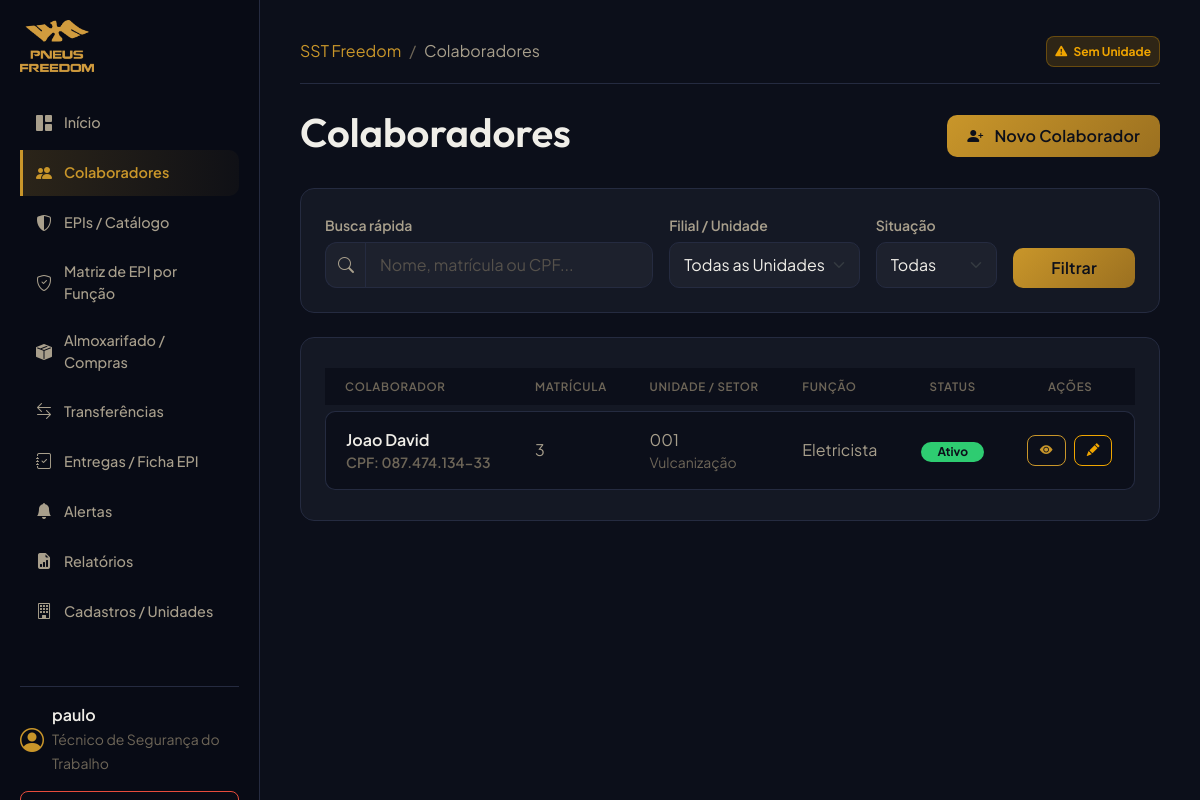
The page /employees/ (signed in) on the database as committed earlier.
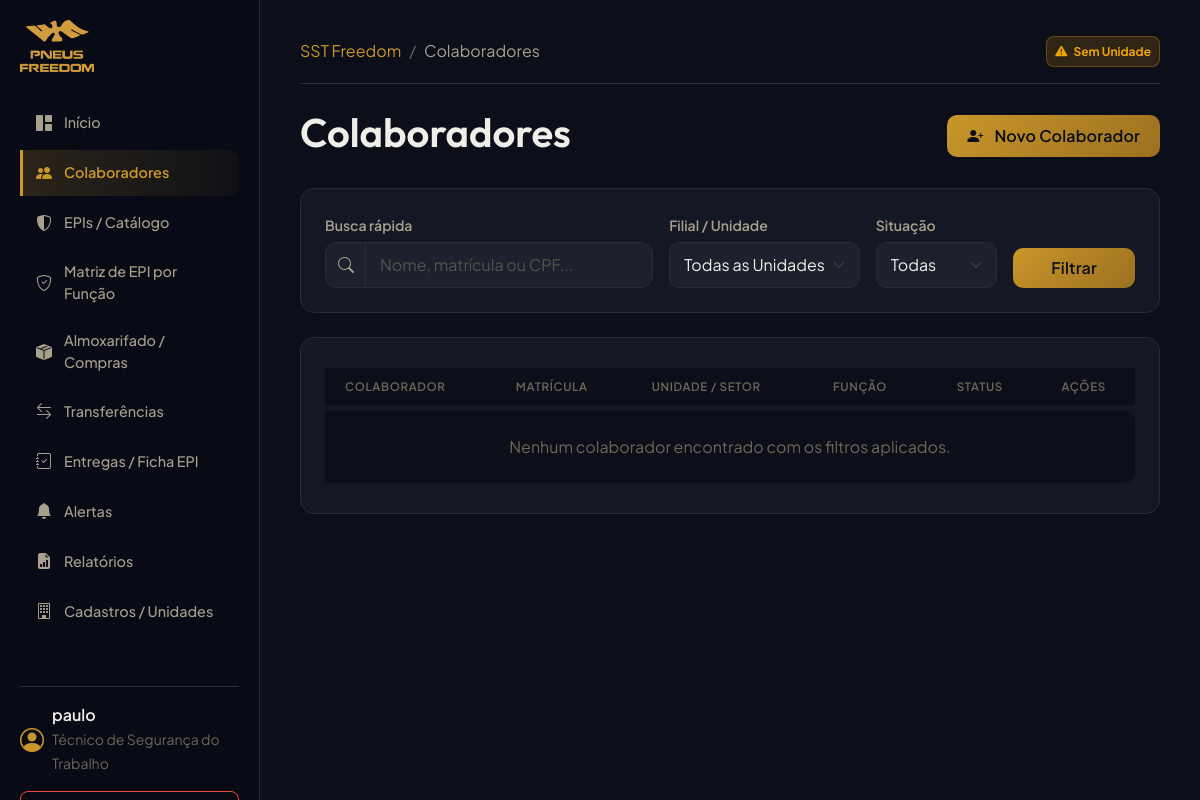
The same page on the database as committed later.
### employees/models.py (models this page shows, shortened)
class Employee(models.Model):
    SITUACAO_CHOICES = (
        ('ATIVO', 'Ativo'),
        ('AFASTADO', 'Afastado'),
        ('DESLIGADO', 'Desligado'),
    )
    TURNO_CHOICES = (
        ('TURNO_1', '1º Turno'),
        ('TURNO_2', '2º Turno'),
        ('TURNO_3', '3º Turno'),
        ('ADM', 'Administrativo'),
    )
    company = models.ForeignKey(Company, on_delete=models.PROTECT, related_name='employees', verbose_name="Empresa")
    unit = models.ForeignKey(Unit, on_delete=models.PROTECT, related_name='employees', verbose_name="Unidade")
    matricula = models.CharField(max_length=50, verbose_name="Matrícula")
    nome_completo = models.CharField(max_length=255, verbose_name="Nome Completo")
    cpf = models.CharField(max_length=14, unique=True, validators=[validate_cpf], verbose_name="CPF")
    funcao = models.ForeignKey(Function, on_delete=models.PROTECT, related_name='employees', verbose_name="Função/Cargo")
    setor = models.ForeignKey(Sector, on_delete=models.PROTECT, related_name='employees', verbose_name="Setor")
    centro_custo = models.ForeignKey(CostCenter, on_delete=models.PROTECT, related_name='employees', verbose_name="Centro de Custo")
    turno = models.CharField(max_length=20, choices=TURNO_CHOICES, default='ADM', verbose_name="Turno")
    data_admissao = models.DateField(verbose_name="Data de Admissão")
    situacao = models.CharField(max_length=20, choices=SITUACAO_CHOICES, default='ATIVO', verbose_name="Situação Cadastral")
    data_desligamento = models.DateField(blank=True, null=True, verbose_name="Data de Desligamento")
    telefone = models.CharField(max_length=20, blank=True, null=True, verbose_name="Telefone")
    email = models.EmailField(blank=True, null=True, verbose_name="E-mail")
    tamanho_camisa = models.CharField(max_length=10, blank=True, null=True, verbose_name="Tamanho da Camisa")
    tamanho_calca = models.CharField(max_length=10, blank=True, null=True, verbose_name="Tamanho da Calça")
    num_calcado = models.IntegerField(blank=True, null=True, verbose_name="Numeração do Calçado")
    tamanho_luva = models.CharField(max_length=10, blank=True, null=True, verbose_name="Tamanho da Luva")
    modelo_farda = models.CharField(max_length=100, blank=True, null=True, verbose_name="Modelo de Farda")
    observacoes = models.TextField(blank=True, null=True, verbose_name="Observações Operacionais")
    criado_por = models.ForeignKey(settings.AUTH_USER_MODEL, on_delete=models.SET_NULL, null=True, blank=True, related_name='created_employees', verbose_name="Criado por")
    criado_em = models.DateTimeField(auto_now_add=True, verbose_name="Criado em")
    atualizado_em = models.DateTimeField(auto_now=True, verbose_name="Atualizado em")
    class Meta:
        verbose_name = "Colaborador"
        verbose_name_plural = "Colaboradores"
        unique_together = ('company', 'matricula')

### organizations/models.py (models this page shows, shortened)
class Unit(models.Model):
    company = models.ForeignKey(Company, on_delete=models.PROTECT, related_name='units', verbose_name="Empresa")
    codigo = models.CharField(max_length=50, unique=True, verbose_name="Código da Unidade")
    nome = models.CharField(max_length=255, verbose_name="Nome da Unidade")
    cidade = models.CharField(max_length=100, verbose_name="Cidade")
    estado = models.CharField(max_length=2, verbose_name="UF")
    ativo = models.BooleanField(default=True, verbose_name="Ativo")
    class Meta:
        verbose_name = "Unidade"
        verbose_name_plural = "Unidades"

class Sector(models.Model):
    unit = models.ForeignKey(Unit, on_delete=models.PROTECT, related_name='sectors', verbose_name="Unidade")
    nome = models.CharField(max_length=255, verbose_name="Nome do Setor")
    codigo = models.CharField(max_length=50, blank=True, null=True, verbose_name="Código do Setor")
    ativo = models.BooleanField(default=True, verbose_name="Ativo")
    class Meta:
        verbose_name = "Setor"
        verbose_name_plural = "Setores"
        unique_together = ('unit', 'nome')

class Function(models.Model):
    company = models.ForeignKey(Company, on_delete=models.PROTECT, related_name='functions', verbose_name="Empresa")
    nome = models.CharField(max_length=255, verbose_name="Nome da Função/Cargo")
    descricao = models.TextField(blank=True, null=True, verbose_name="Descrição")
    ativo = models.BooleanField(default=True, verbose_name="Ativo")
    class Meta:
        verbose_name = "Função/Cargo"
        verbose_name_plural = "Funções/Cargos"
        unique_together = ('company', 'nome')

### employees/views.py (the view, shortened to what this page needs)
# urls.py: path('', EmployeeListView.as_view(), name='employee_list'),
class EmployeeListView(LoginRequiredMixin, ListView):
    model = Employee
    template_name = "employees/list.html"
    context_object_name = "employees"
    paginate_by = 20
    def get_queryset(self):
        user = self.request.user
        user_units = user.units.all()
        if user.is_superuser and not user_units.exists():
            user_units = Unit.objects.all()
        queryset = Employee.objects.filter(unit__in=user_units)
        q_search = self.request.GET.get('search')
        q_unit = self.request.GET.get('unit')
        if q_unit:
            queryset = queryset.filter(unit_id=q_unit)
        q_situacao = self.request.GET.get('situacao')
        if q_situacao:
            queryset = queryset.filter(situacao=q_situacao)
        return queryset.select_related('unit', 'funcao', 'setor').order_name() if hasattr(queryset, 'order_name') else queryset.select_related('unit', 'funcao', 'setor').order_by('nome_completo')
    def get_context_data(self, **kwargs):
        context = super().get_context_data(**kwargs)
        user = self.request.user
        user_units = user.units.all()
        if user.is_superuser and not user_units.exists():
            user_units = Unit.objects.all()
        context['units'] = user_units
        context['search_val'] = self.request.GET.get('search', '')
        context['unit_val'] = self.request.GET.get('unit', '')
        context['situacao_val'] = self.request.GET.get('situacao', '')
        return context

### accounts/models.py (called while the page is built)
    def is_tecnico(self):
        return self.profile_type == self.TECNICO_SST or self.is_superuser

    def is_almoxarife(self):
        return self.profile_type == self.ALMOXARIFE or self.is_superuser

### templates/employees/list.html (shortened to what the changed rows need)
{% extends "base.html" %}
{% block content %}
<div class="d-flex justify-content-between align-items-center mb-4">
    <h1>Colaboradores</h1>
</div>
<div class="card-premium">
    <div class="table-responsive">
        <table class="table table-premium mb-0">
            <thead>
                <tr>
                    <th class="text-muted border-0">Colaborador</th>
                    <th class="text-muted border-0">Matrícula</th>
                    <th class="text-muted border-0">Unidade / Setor</th>
                    <th class="text-muted border-0">Função</th>
                    <th class="text-muted border-0 text-center">Status</th>
                    <th class="text-muted border-0 text-center">Ações</th>
                </tr>
            </thead>
            <tbody>
                {% for emp in employees %}
                <tr>
                    <td class="text-light fw-semibold">
                        {{ emp.nome_completo }}
                        <small class="text-muted d-block">CPF: {{ emp.cpf }}</small>
                    </td>
                    <td>{{ emp.matricula }}</td>
                    <td>{{ emp.unit.codigo }} <small class="text-muted d-block">{{ emp.setor.nome }}</small></td>
                    <td>{{ emp.funcao.nome }}</td>
                    <td class="text-center">
                        {% if emp.situacao == 'ATIVO' %}
                        <span class="badge bg-success rounded-pill px-3">Ativo</span>
                        {% elif emp.situacao == 'AFASTADO' %}
                        <span class="badge bg-warning rounded-pill px-3">Afastado</span>
                        {% else %}
                        <span class="badge bg-danger rounded-pill px-3">Desligado</span>
                        {% endif %}
                    </td>
                    <td class="text-center">
                        <div class="d-flex justify-content-center gap-2">
                            <a href="{% url 'employee_detail' emp.id %}" class="btn btn-sm btn-outline-primary rounded-3" title="Visualizar Ficha">
                                <i class="bi bi-eye-fill"></i>
                            </a>
                            <a href="{% url 'employee_update' emp.id %}" class="btn btn-sm btn-outline-warning rounded-3" title="Editar">
                                <i class="bi bi-pencil-fill"></i>
                            </a>
                        </div>
                    </td>
                </tr>
                {% empty %}
                <tr>
                    <td colspan="6" class="text-center text-muted border-0 py-4">Nenhum colaborador encontrado com os filtros aplicados.</td>
                </tr>
                {% endfor %}
            </tbody>
        </table>
    </div>
</div>
{% endblock %}

Rows that differ between the two databases and show on the page:
removed Employee: nome_completo "Joao David", cpf "087.474.134-33", matricula "3", unit.codigo "001", setor.nome "Vulcanização", funcao.nome "Eletricista", situacao "Ativo"
Other text that changed with them:
text now shown: "Nenhum colaborador encontrado com os filtros aplicados."
